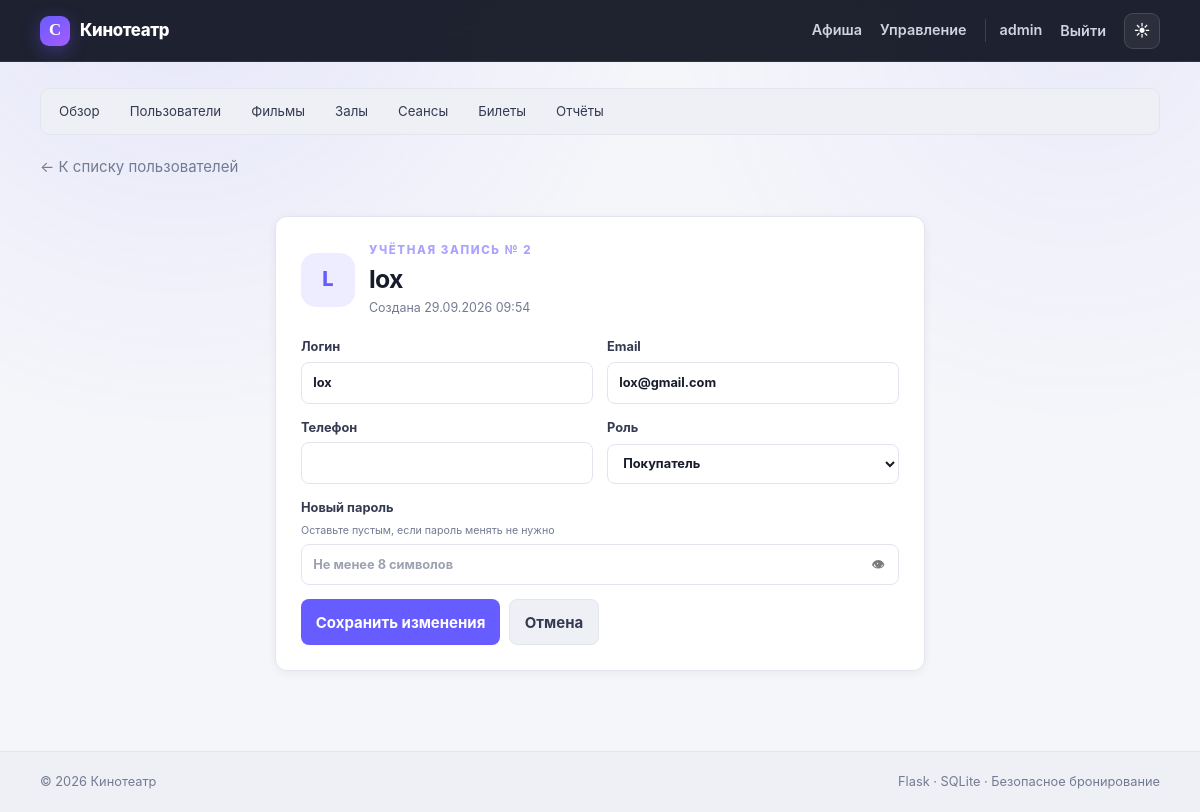
Page /admin/user/2/edit (signed in) on the committed database.
### tables this page shows
CREATE TABLE users (
    id INTEGER PRIMARY KEY AUTOINCREMENT,
    username TEXT NOT NULL UNIQUE COLLATE NOCASE,
    password_hash TEXT NOT NULL,
    email TEXT NOT NULL UNIQUE COLLATE NOCASE,
    phone TEXT,
    role TEXT NOT NULL DEFAULT 'customer' CHECK(role IN ('admin', 'customer')),
    is_active INTEGER NOT NULL DEFAULT 1 CHECK(is_active IN (0, 1)),
    created_at TEXT NOT NULL DEFAULT CURRENT_TIMESTAMP
);

### routes/admin.py (the view, shortened to what this page needs)
@bp.route("/user/<int:user_id>/edit", methods=("GET", "POST"))
@admin_required
def user_edit(user_id):
    db = get_db()
    user = db.execute("SELECT * FROM users WHERE id=?", (user_id,)).fetchone()
    if user is None:
        abort(404)
    return render_template("admin/user_edit.html", item=user)

### database.py (called while the page is built)
def get_db():
    if "db" not in g:
        g.db = sqlite3.connect(
            current_app.config["DATABASE"],
            detect_types=sqlite3.PARSE_DECLTYPES,
            timeout=10,
        )
        g.db.row_factory = sqlite3.Row
        g.db.execute("PRAGMA foreign_keys = ON")
        g.db.execute("PRAGMA busy_timeout = 10000")
    return g.db

### utils.py (called while the page is built)
def admin_required(view):
    @wraps(view)
    def wrapped(**kwargs):
        if g.user is None:
            return redirect(url_for("auth.login"))
        if g.user["role"] != "admin":
            abort(403)
        return view(**kwargs)
    return wrapped

### templates/admin/user_edit.html
{% extends 'base.html' %}{% block title %}Пользователь {{ item['username'] }}{% endblock %}{% block content %}{% include 'admin/_nav.html' %}<a class="back" href="{{ url_for('admin.users') }}">← К списку пользователей</a><div class="auth-card wide"><div class="edit-user-head"><span class="avatar large">{{ item['username'][0]|upper }}</span><div><p class="eyebrow">УЧЁТНАЯ ЗАПИСЬ № {{ item['id'] }}</p><h1>{{ item['username'] }}</h1><p class="muted">Создана {{ format_dt(item['created_at']) }}</p></div></div><form method="post" class="form-grid"><input type="hidden" name="csrf_token" value="{{ csrf_token }}"><label>Логин<input name="username" value="{{ item['username'] }}" minlength="3" maxlength="30" required></label><label>Email<input type="email" name="email" value="{{ item['email'] }}" required></label><label>Телефон<input name="phone" value="{{ item['phone'] or '' }}"></label><label>Роль<select name="role"><option value="customer" {% if item['role']=='customer' %}selected{% endif %}>Покупатель</option><option value="admin" {% if item['role']=='admin' %}selected{% endif %}>Администратор</option></select></label><label class="full">Новый пароль <small>Оставьте пустым, если пароль менять не нужно</small><input type="password" name="new_password" minlength="8" autocomplete="new-password" placeholder="Не менее 8 символов"></label><div class="full form-actions"><button>Сохранить изменения</button><a class="button secondary" href="{{ url_for('admin.users') }}">Отмена</a></div></form></div>{% endblock %}

### templates/base.html (shortened to what this page needs)
<!doctype html>
<html lang="ru" data-theme="light" data-accent="violet">
<head>
  <link rel="stylesheet" href="{{ url_for('static', filename='style.css') }}">
</head>
<body>
<header class="topbar">
  <div class="container nav">
    <a class="brand" href="{{ url_for('main.index') }}"><span class="brand-mark">C</span><span>Кинотеатр</span></a>
    <nav id="main-nav">
      <a href="{{ url_for('main.index') }}">Афиша</a>
      {% if g.user %}
        {% if g.user['role']=='admin' %}<a href="{{ url_for('admin.dashboard') }}">Управление</a>{% else %}<a href="{{ url_for('booking.profile') }}">Мои билеты</a>{% endif %}
        <a class="user" href="{{ url_for('booking.profile') }}" title="Профиль и настройки">{{ g.user['username'] }}</a>
        <form class="inline" method="post" action="{{ url_for('auth.logout') }}"><input type="hidden" name="csrf_token" value="{{ csrf_token }}"><button class="link-button">Выйти</button></form>
      {% else %}
        <a href="{{ url_for('auth.login') }}">Вход</a><a class="nav-accent" href="{{ url_for('auth.register') }}">Регистрация</a>
      {% endif %}
      <div class="theme-wrap">
        <button class="theme-button" id="theme-button" type="button" aria-label="Настроить тему" aria-expanded="false"><span id="theme-icon">◐</span></button>
      </div>
    </nav>
  </div>
</header>
<main class="container">
  {% block content %}{% endblock %}
</main>
<footer><div class="container footer-content"><span>© 2026 Кинотеатр</span><span>Flask · SQLite · Безопасное бронирование</span></div></footer>
</body>
</html>

### rows in the picture
users: user.username "admin"
users: username "L", id "2", username "lox", created_at "29.09.2026 09:54", email "lox@gmail.com", role "Покупатель"
